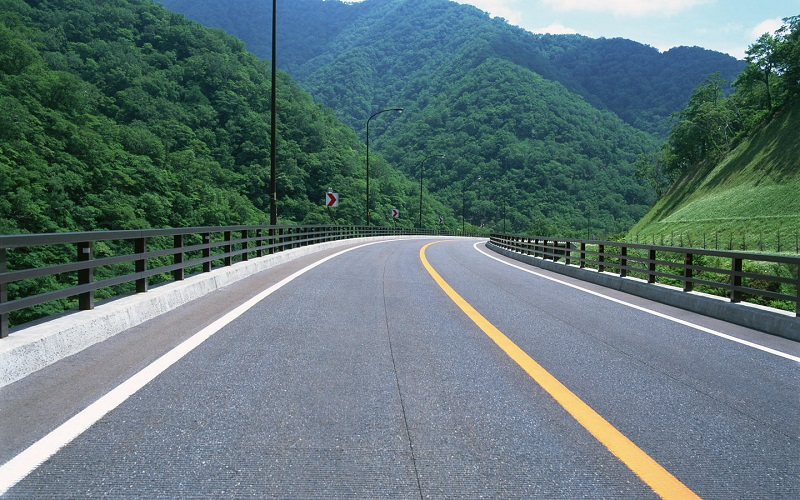
#> input picture gui_features/logo.jpg, 800 x 500 px
$ python 3_writeimage.py
#> lines starting #> are read from the running program, lines starting #| are printed output that depends on the picture
# _*_ coding:utf-8_*_
import numpy as np
import cv2

# cv2.imwrite()     #para1 file name    #para2 image information
#  save an image.


# read as grayscale
img = cv2.imread('logo.jpg', 0)
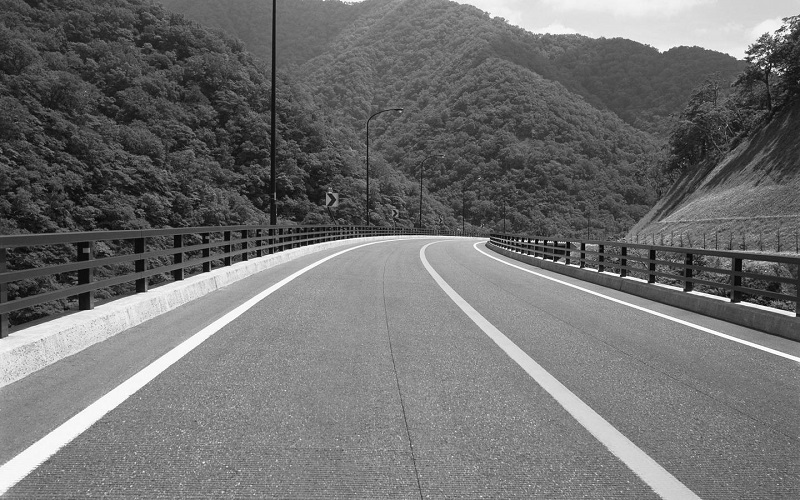
#> img: shape (500, 800); min 0, max 255, mean 111.8

cv2.imwrite('gray.jpg', img)
